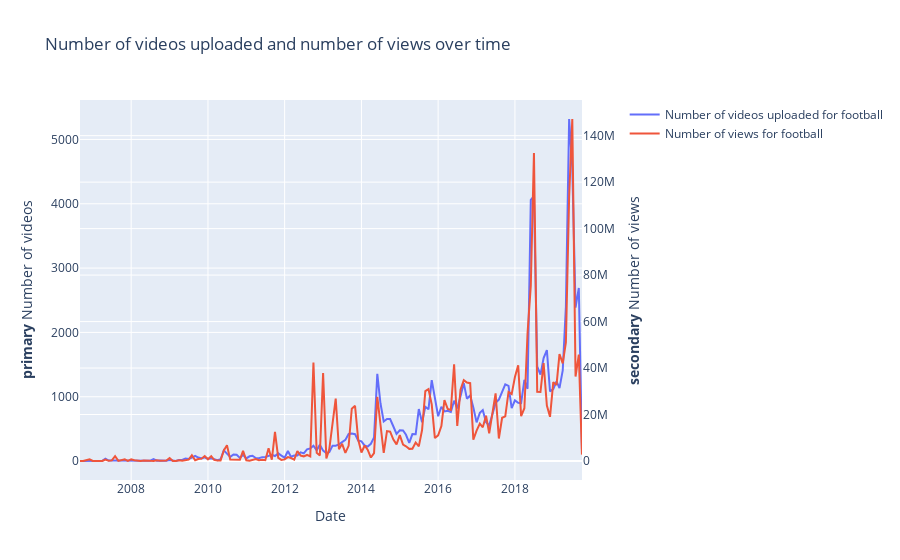

Notebook cell for this chart:
### Code cell
path_football = '../datasets/sport/world_cup/'
file_names = get_file_names(path_football)
df_football = create_df(path_football,file_names)
plot(df_football, 'football')

### Figure 1 — Plotly figure (JSON) as saved in the notebook; plotly's stock layout.template omitted (floating-point values rounded to 4 significant figures; data arrays with more than 128 entries replaced by an {"elided": "..."} marker saying what was removed)
{"data": [{"name": "Number of videos uploaded for football", "type": "scatter", "x": {"elided": "156 str values"}, "xaxis": "x", "y": {"elided": "156 int values"}, "yaxis": "y"}, {"name": "Number of views for football", "type": "scatter", "x": {"elided": "156 str values"}, "xaxis": "x", "y": {"elided": "156 int values"}, "yaxis": "y2"}], "layout": {"title": {"text": "Number of videos uploaded and number of views over time"}, "xaxis": {"anchor": "y", "domain": [0, 0.94], "title": {"text": "Date"}}, "yaxis": {"anchor": "x", "domain": [0, 1], "title": {"text": "<b>primary</b> Number of videos"}}, "yaxis2": {"anchor": "x", "overlaying": "y", "side": "right", "title": {"text": "<b>secondary</b> Number of views"}}}}
